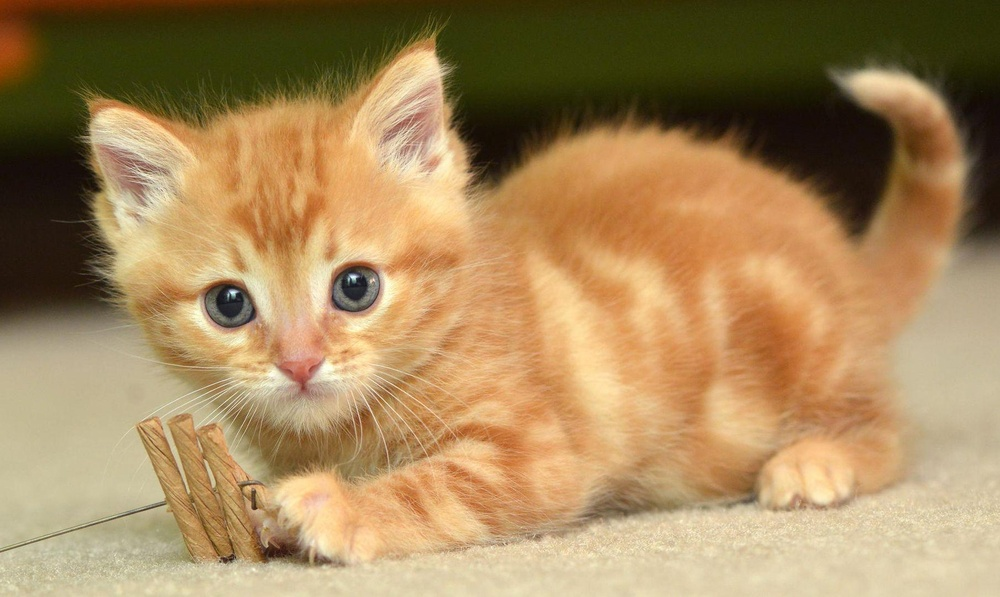
#> input picture images/baby-color-kitten.jpg, 1000 x 597 px, shrunk from 1810 x 1081 before the run
$ python object_detection.py
#> lines starting #> are read from the running program, lines starting #| are printed output that depends on the picture
import cv2 as cv
import os

# Define a function to load image from file
def load_image(file_path):
    """
    Loads image from the given file path.

    Args:
        file_path (str): Path to the image file.

    Returns:
        numpy.ndarray: The loaded image.
    """
#> called with file_path = 'images/baby-color-kitten.jpg'
    return cv.imread(file_path)
#> returned value is the input picture: shape (597, 1000, 3); mean B, G, R 92.4, 136.1, 166

# Load the image from a file with a hidden path
# file_path = "./images/baby-color-kitten.jpg"
# image = load_image(file_path)

# Alternatively, you could hardcode the path into the file instead of passing it as an argument.
image_path = os.path.join(os.path.dirname(__file__), 'images', 'baby-color-kitten.jpg')
image = load_image(image_path)

# Convert to grayscale
gray_image = cv.cvtColor(image, cv.COLOR_BGR2GRAY)
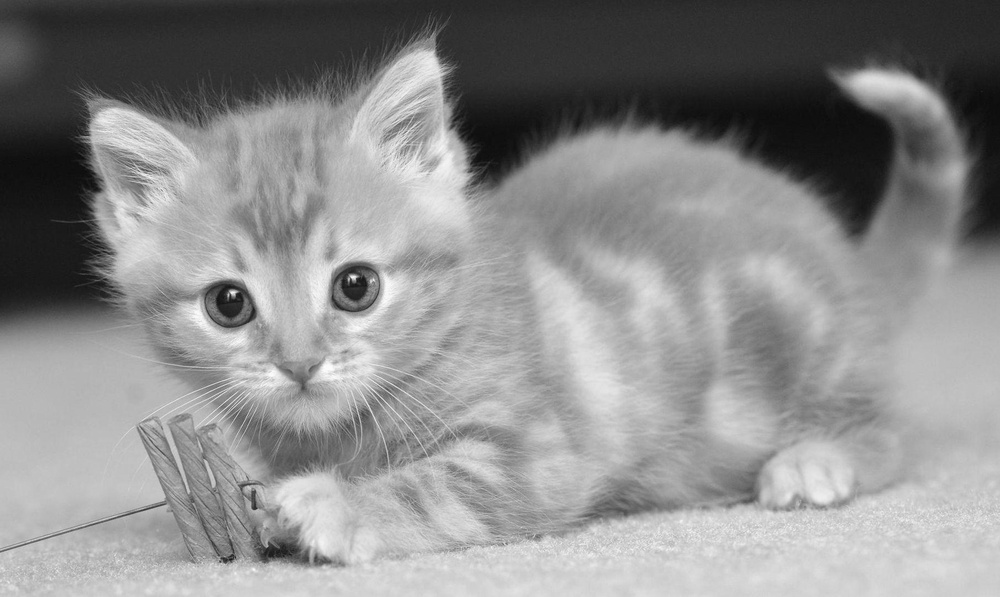
#> gray_image: shape (597, 1000); min 10, max 253, mean 140.1

# Show the grayscale image
cv.imshow("Grayscale Image", gray_image)
cv.waitKey(0)
cv.destroyAllWindows()

# Alternatively, you could hardcode the path into the file instead of passing it as an argument.
image_path = os.path.join(os.path.dirname(__file__), 'images', 'baby-color-kitten.jpg')
image = load_image(image_path)
